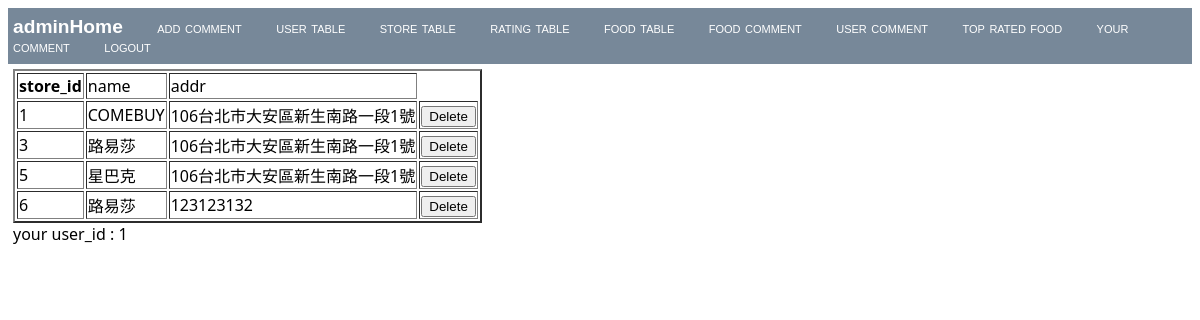
The app's page /adminliststore (signed in) with its own data.
### tables this page shows
CREATE TABLE Store (name text, addr text);

### app.py (the view)
@app.route('/adminliststore')
def admin_list_store():
    if session.get('user_id') != 1:
        return render_template('guest_relogin.html')
    con = sqlite3.connect("database.db")
    cur = con.cursor()
    cur.execute("SELECT rowid, * FROM Store")
    rows = cur.fetchall()
    con.close()
    return render_template("admin_list_store.html",rows = rows)

### templates/admin_list_store.html (shortened to what this page needs)
{% extends "admin_layout.html" %}
{% block content %}
        <table border="2px">
            <thead>
                <td><strong>store_id</strong></td>
                <td>name</td>
                <td>addr</td>
            </thead>
            {% for row in rows %}
            <tr>
                <td>{{ row[0] }}</td>
                <td>{{ row[1] }}</td>
                <td>{{ row[2] }}</td>
                <td>
                    <form action="{{url_for('delete_store')}}" method="POST">
                        <input type="submit" value="Delete">
                    </form>
                </td>
            </tr>
            {% endfor %}
        </table>
{% endblock %}

### records on screen
Store: rowid "1", name "COMEBUY", addr "106台北市大安區新生南路一段1號"
Store: rowid "3", name "路易莎", addr "106台北市大安區新生南路一段1號"
Store: rowid "5", name "星巴克", addr "106台北市大安區新生南路一段1號"
Store: rowid "6", name "路易莎", addr "123123132"

### other values on screen
{{ session.get('user_id') }} "1"
